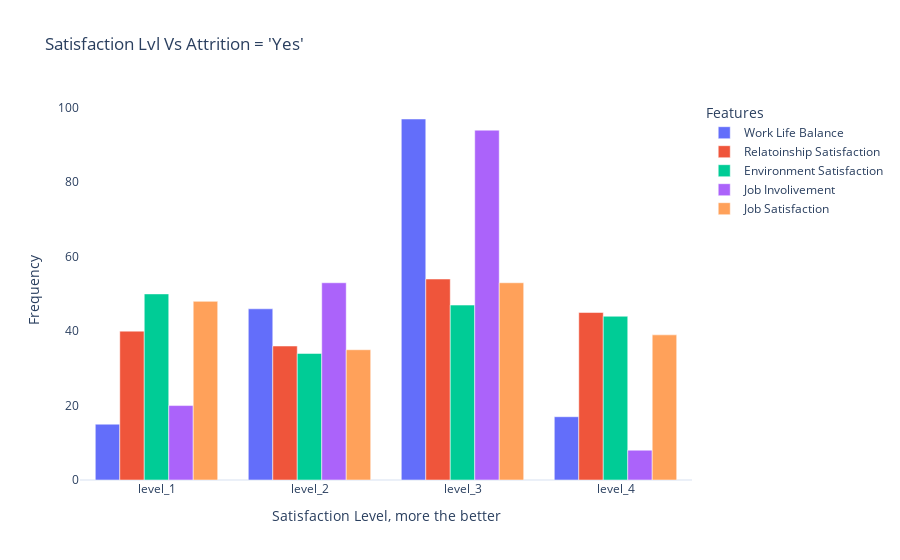

Notebook source saved alongside this figure:
### Code cell
#Now Lets plot them by satisfaction level and attrition No

fig = go.Figure()

fig.add_trace(go.Bar(x= attrition_n_work_life_bal.index.values, y= attrition_n_work_life_bal.Attrition_Yes, name="Work Life Balance"))


fig.add_trace(go.Bar(x= attrition_n_rel_satisfaction.index.values, y= attrition_n_rel_satisfaction.Attrition_Yes, name="Relatoinship Satisfaction"))
fig.add_trace(go.Bar(x= attrition_n_env_satisfaction.index.values, y= attrition_n_env_satisfaction.Attrition_Yes, name="Environment Satisfaction"))
fig.add_trace(go.Bar(x= attrition_n_job_involvement.index.values, y= attrition_n_job_involvement.Attrition_Yes, name="Job Involivement "))
fig.add_trace(go.Bar(x= attrition_n_job_satisfaction.index.values, y= attrition_n_job_satisfaction.Attrition_Yes, name="Job Satisfaction"))

fig.update_layout(title="Satisfaction Lvl Vs Attrition = 'Yes'", 
                 xaxis_title="Satisfaction Level, more the better",
                yaxis_title="Frequency",
                  template="plotly_white", 
                  xaxis_showgrid=False,
                  yaxis_showgrid=False,
                  legend_title="Features")

### Figure 1 — Plotly figure (JSON) as saved in the notebook; plotly's stock layout.template omitted (floating-point values rounded to 4 significant figures)
{"data": [{"name": "Work Life Balance", "type": "bar", "x": ["level_1", "level_2", "level_3", "level_4"], "y": [15, 46, 97, 17]}, {"name": "Relatoinship Satisfaction", "type": "bar", "x": ["level_1", "level_2", "level_3", "level_4"], "y": [40, 36, 54, 45]}, {"name": "Environment Satisfaction", "type": "bar", "x": ["level_1", "level_2", "level_3", "level_4"], "y": [50, 34, 47, 44]}, {"name": "Job Involivement ", "type": "bar", "x": ["level_1", "level_2", "level_3", "level_4"], "y": [20, 53, 94, 8]}, {"name": "Job Satisfaction", "type": "bar", "x": ["level_1", "level_2", "level_3", "level_4"], "y": [48, 35, 53, 39]}], "layout": {"legend": {"title": {"text": "Features"}}, "title": {"text": "Satisfaction Lvl Vs Attrition = 'Yes'"}, "xaxis": {"showgrid": false, "title": {"text": "Satisfaction Level, more the better"}}, "yaxis": {"showgrid": false, "title": {"text": "Frequency"}}}}
